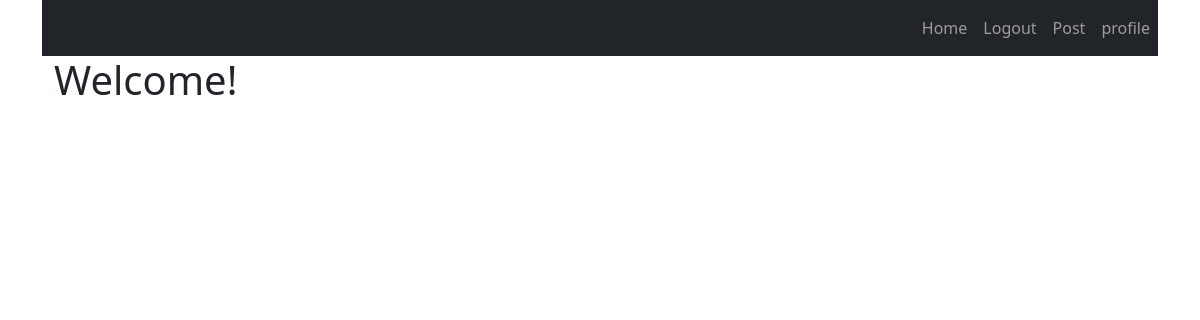
Before: / (signed in) with the older database file.
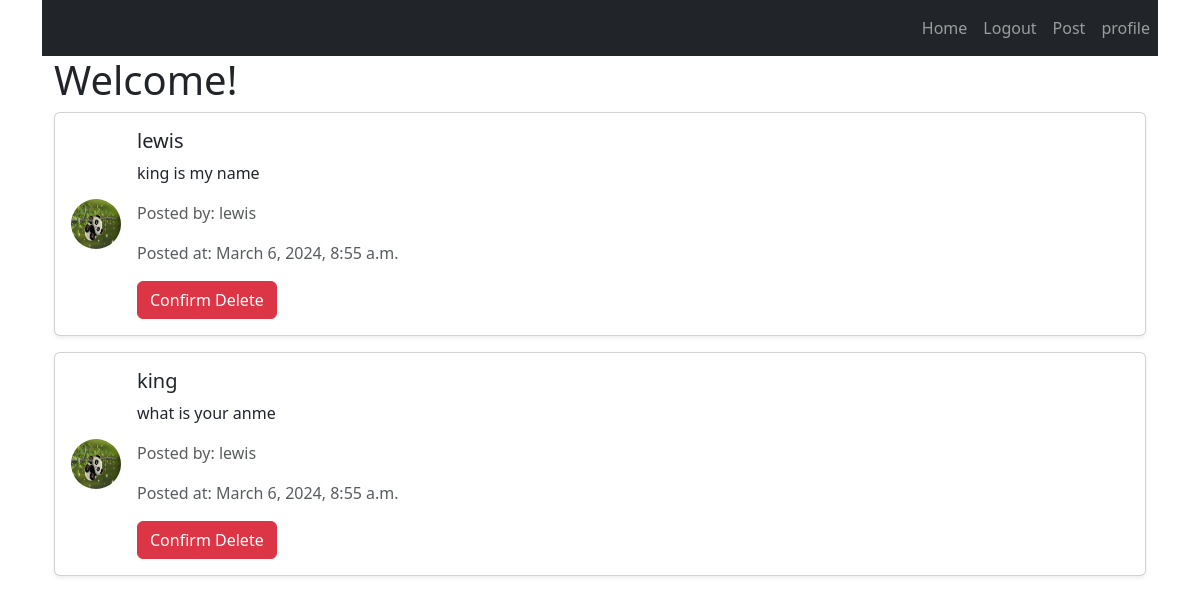
After: the same page with the newer database file.
### main/models.py (models this page shows)
class Post(models.Model):
    user = models.ForeignKey(User,on_delete=models.CASCADE)
    title=models.CharField(max_length=255)
    description = models.TextField()
    date_posted = models.DateTimeField(auto_now_add=True)
    date_updated = models.DateTimeField(auto_now=True)

class Profile(models.Model):
    user=models.OneToOneField(User, on_delete=models.CASCADE)
    image=models.ImageField( default='default.png', upload_to='images')

### main/views.py (the view)
# urls.py: 2. Add a URL to urlpatterns:  path('', views.home, name='home')
def home(request):
        if request.user.is_authenticated:
            post = Post.objects.all()
            return render(request, 'main/home.html',{
                'posts':post
            })
        else:
            return HttpResponseRedirect(reverse('login'))

### main/templates/main/home.html (shortened to what this page needs)
{% extends 'main/layout.html' %}
{% block body %}
<div class="container">
    <h1>Welcome!</h1>
    {% for post in posts %}
        <div class="row mb-3">
            <div class="col">
                <div class="card shadow-sm">
                    <div class="card-body d-flex align-items-center">
                        <img src="{{ post.user.profile.image.url }}" alt="User profile picture" class="rounded-circle me-3" style="width: 50px; height: 50px;">
                        <div class="flex-grow-1">
                            <h5 class="card-title">{{ post.title }}</h5>
                            <p class="card-text">{{ post.description }}</p>
                            <p class="card-text text-muted">Posted by: {{ post.user.username }}</p>
                            <p class="card-text text-muted">Posted at: {{ post.date_updated }}</p>
                            {% if user == post.user %}
                                <form method="post" action="{% url 'delete_post' post.id %}">
                                    <button type="submit" class="btn btn-danger">Confirm Delete</button>
                                </form>
                            {% endif %}
                        </div>
                    </div>
                </div>
            </div>
        </div>
    {% endfor %}
</div>
{% endblock %}

Changed rows visible on the page:
added Post: user.profile.image (picture), title "lewis", description "king is my name", user.username "lewis", date_updated "March 6, 2024, 8:55 a.m.", shows "Confirm Delete"
added Post: user.profile.image (picture), title "king", description "what is your anme", user.username "lewis", date_updated "March 6, 2024, 8:55 a.m.", shows "Confirm Delete"
